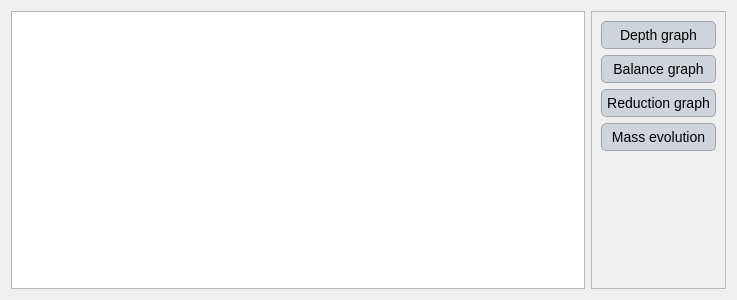
<?xml version="1.0" encoding="UTF-8"?>
<ui version="4.0">
 <class>Dialog</class>
 <widget class="QDialog" name="Dialog">
  <property name="geometry">
   <rect>
    <x>0</x>
    <y>0</y>
    <width>737</width>
    <height>300</height>
   </rect>
  </property>
  <property name="windowTitle">
   <string>Dialog</string>
  </property>
  <property name="styleSheet">
   <string notr="true">QLabel {
    font-family: 'Georgia'; /* Cambiar la fuente a Georgia */
    font-size: 16px; /* Cambiar el tamaño de la fuente */
    color: #000000; /* Color del texto (blanco) */
}

QLineEdit {
    font-family: 'Georgia'; /* Cambiar la fuente a Georgia */
    font-size: 14px; /* Cambiar el tamaño de la fuente */
    color: #000000; /* Color del texto (blanco) */
    background-color: #f0f0f0; /* Color de fondo del QLineEdit */
    border: 1px solid #000000; /* Borde blanco */
}

QComboBox {
    font-family: 'Georgia'; /* Cambiar la fuente a Georgia */
    font-size: 14px; /* Cambiar el tamaño de la fuente */
    color: #000000; /* Color del texto (blanco) */
    background-color: #cfd4da; /* Fondo oscuro del ComboBox */
}

QRadioButton {
    font-family: 'Georgia'; /* Cambiar la fuente a Georgia */
    font-size: 14px; /* Cambiar el tamaño de la fuente */
    color: #000000; /* Color del texto (blanco) */
}

QCheckBox {
    font-family: 'Georgia'; /* Cambiar la fuente a Georgia */
    font-size: 14px; /* Cambiar el tamaño de la fuente */
    color: #000000; /* Color del texto (blanco) */
}

/* Cambiar la fuente y estilo de los QPushButton */
QPushButton {
    font-family: 'Georgia'; /* Cambiar la fuente */
    font-size: 14px; /* Cambiar el tamaño de la fuente */
    color: #000000; /* Color del texto negro */
    background-color: #cfd4da; /* Fondo gris claro */
    border: 1px solid #a1a6ad; /* Borde gris medio */
    border-radius: 5px; /* Bordes redondeados */
    padding: 5px; /* Espaciado interno */
}

/* Estilo cuando el ratón pasa sobre el botón */
QPushButton:hover {
    color: #000000; /* Mantener el texto negro */
    background-color: #b7bcc3; /* Fondo gris un poco más oscuro al pasar el mouse */
}

/* Estilo cuando el botón está presionado */
QPushButton:pressed {
    background-color: #a6acb3; /* Fondo ligeramente más oscuro al presionar */
    color: #000000; /* Mantener el texto negro cuando se presiona */
}



/* Estilo general para QTableWidget y QTableView */
QTableWidget, QTableView {
    font-family: 'Georgia'; /* Cambiar la fuente a Georgia */
    font-size: 14px; /* Tamaño de la fuente */
    color: #000000; /* Color del texto negro */
    background-color: #e6e9ed; /* Fondo gris claro para la tabla */
    gridline-color: #a1a6ad; /* Color de las líneas de la tabla (gris medio) */
    selection-background-color: #b7bcc3; /* Color de fondo cuando se selecciona una celda (gris suave) */
    selection-color: #000000; /* Color del texto cuando la celda está seleccionada (negro) */
}

/* Estilo para el encabezado horizontal de la tabla */
QHeaderView::section {
    font-family: 'Georgia'; /* Cambiar la fuente a Georgia */
    font-size: 14px; /* Tamaño de la fuente */
    color: #000000; /* Color del texto negro */
    background-color: #cfd4da; /* Fondo gris claro del encabezado */
    border: 1px solid #a1a6ad; /* Borde gris medio entre las secciones */
    padding: 4px; /* Espaciado interno en el encabezado */
}

/* Estilo para las celdas de la tabla al pasar el mouse */
QTableWidget::item:hover, QTableView::item:hover {
    background-color: #b7bcc3; /* Fondo gris suave al pasar el mouse */
    color: #000000; /* Mantener el texto negro */
}

/* Estilo para las celdas cuando están seleccionadas */
QTableWidget::item:selected, QTableView::item:selected {
    background-color: #a6acb3; /* Fondo gris intermedio cuando está seleccionado */
    color: #000000; /* Texto negro cuando está seleccionado */
}

/* Ajustar el tamaño de las celdas */
QTableWidget::item, QTableView::item {
    padding: 4px; /* Espaciado interno de las celdas */
}

/* Estilo para el borde inferior de la tabla */
QTableCornerButton::section {
    background-color: #cfd4da; /* Fondo del botón de esquina */
    border: 1px solid #a1a6ad; /* Borde gris medio del botón de esquina */
}</string>
  </property>
  <layout class="QGridLayout" name="gridLayout">
   <item row="0" column="0">
    <widget class="QTextEdit" name="textEdit"/>
   </item>
   <item row="0" column="1">
    <widget class="QFrame" name="frame">
     <property name="frameShape">
      <enum>QFrame::StyledPanel</enum>
     </property>
     <property name="frameShadow">
      <enum>QFrame::Raised</enum>
     </property>
     <layout class="QVBoxLayout" name="verticalLayout">
      <item>
       <widget class="QPushButton" name="graph">
        <property name="text">
         <string>Depth graph</string>
        </property>
       </widget>
      </item>
      <item>
       <widget class="QPushButton" name="balance_graph">
        <property name="text">
         <string>Balance graph</string>
        </property>
       </widget>
      </item>
      <item>
       <widget class="QPushButton" name="reduction_graph">
        <property name="text">
         <string>Reduction graph</string>
        </property>
       </widget>
      </item>
      <item>
       <widget class="QPushButton" name="evolution_graph">
        <property name="text">
         <string>Mass evolution</string>
        </property>
       </widget>
      </item>
      <item>
       <spacer name="verticalSpacer">
        <property name="orientation">
         <enum>Qt::Vertical</enum>
        </property>
        <property name="sizeHint" stdset="0">
         <size>
          <width>20</width>
          <height>40</height>
         </size>
        </property>
       </spacer>
      </item>
     </layout>
    </widget>
   </item>
  </layout>
 </widget>
 <resources/>
 <connections/>
</ui>
